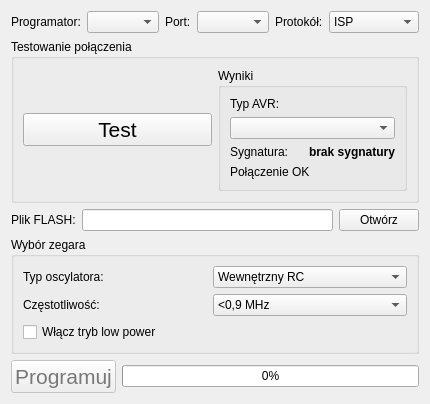
     <widget class="QWidget" name="SimplifiedProgrammingTab">
      <attribute name="title">
       <string>Programowanie uproszczone</string>
      </attribute>
      <layout class="QGridLayout" name="gridLayout_7">
       <item row="0" column="0">
        <layout class="QHBoxLayout" name="horizontalLayout_9">
         <item>
          <widget class="QLabel" name="ProgramatorLBL">
           <property name="text">
            <string>Programator:</string>
           </property>
          </widget>
         </item>
         <item>
          <widget class="QComboBox" name="ProgrammerCB">
           <property name="toolTip">
            <string>Wybierz typ posiadanego programatora.</string>
           </property>
          </widget>
         </item>
         <item>
          <widget class="QLabel" name="PortLBL">
           <property name="text">
            <string>Port:</string>
           </property>
          </widget>
         </item>
         <item>
          <widget class="QComboBox" name="PortCB">
           <property name="toolTip">
            <string>Do jakiego portu jest podłączony programator?</string>
           </property>
          </widget>
         </item>
         <item>
          <widget class="QLabel" name="ProtocolLBL">
           <property name="text">
            <string>Protokół:</string>
           </property>
          </widget>
         </item>
         <item>
          <widget class="QComboBox" name="ProtocolCB">
           <property name="toolTip">
            <string>Jaki protokół wykorzystać do programowania?</string>
           </property>
           <item>
            <property name="text">
             <string>ISP</string>
            </property>
           </item>
           <item>
            <property name="text">
             <string>JTAG</string>
            </property>
           </item>
           <item>
            <property name="text">
             <string>PDI</string>
            </property>
           </item>
           <item>
            <property name="text">
             <string>debugWire</string>
            </property>
           </item>
          </widget>
         </item>
        </layout>
       </item>
       <item row="1" column="0">
        <layout class="QHBoxLayout" name="horizontalLayout_10">
         <item>
          <widget class="QGroupBox" name="groupBox">
           <property name="title">
            <string>Testowanie połączenia</string>
           </property>
           <layout class="QGridLayout" name="gridLayout_8">
            <item row="0" column="0">
             <layout class="QHBoxLayout" name="horizontalLayout_12">
              <item>
               <widget class="QPushButton" name="ConnectionTestBtn">
                <property name="font">
                 <font>
                  <family>Arial</family>
                  <pointsize>16</pointsize>
                 </font>
                </property>
                <property name="toolTip">
                 <string>Testuje poprawność połączenia z AVR. Odczytana sygnatura umożliwia autodetekcję CPU</string>
                </property>
                <property name="text">
                 <string>Test</string>
                </property>
               </widget>
              </item>
              <item>
               <widget class="QGroupBox" name="groupBox_2">
                <property name="title">
                 <string>Wyniki</string>
                </property>
                <layout class="QGridLayout" name="gridLayout_9">
                 <item row="2" column="0">
                  <layout class="QVBoxLayout" name="verticalLayout">
                   <item>
                    <layout class="QHBoxLayout" name="horizontalLayout_19">
                     <item>
                      <widget class="QLabel" name="AVRSignatureLBL">
                       <property name="text">
                        <string>Sygnatura:</string>
                       </property>
                      </widget>
                     </item>
                     <item>
                      <widget class="QLabel" name="AVRSignatureValueLBL">
                       <property name="font">
                        <font>
                         <weight>75</weight>
                         <bold>true</bold>
                        </font>
                       </property>
                       <property name="text">
                        <string>brak sygnatury</string>
                       </property>
                      </widget>
                     </item>
                    </layout>
                   </item>
                  </layout>
                 </item>
                 <item row="4" column="0">
                  <widget class="QLabel" name="ConnectionOk">
                   <property name="text">
                    <string>Połączenie OK</string>
                   </property>
                  </widget>
                 </item>
                 <item row="0" column="0">
                  <widget class="QLabel" name="AVRTypeLBL">
                   <property name="text">
                    <string>Typ AVR:</string>
                   </property>
                  </widget>
                 </item>
                 <item row="1" column="0">
                  <widget class="QComboBox" name="AVRTypeCB">
                   <property name="toolTip">
                    <string>Typ programowanego mikrokontrolera. Wybierz &quot;Test&quot; dla automatycznego wyboru lub ustaw typ ręcznie.</string>
                   </property>
                  </widget>
                 </item>
                </layout>
               </widget>
              </item>
             </layout>
            </item>
           </layout>
          </widget>
         </item>
        </layout>
       </item>
       <item row="2" column="0">
        <layout class="QHBoxLayout" name="horizontalLayout_11">
         <item>
          <widget class="QLabel" name="FLASHFileLBL">
           <property name="text">
            <string>Plik FLASH:</string>
           </property>
          </widget>
         </item>
         <item>
          <widget class="QLineEdit" name="FLASHFileSimp"/>
         </item>
         <item>
          <widget class="QPushButton" name="FLASHFileSimpOpenBtn">
           <property name="toolTip">
            <string>Otwórz plik programu (w formacie Intel HEX). Towarzyszący mu plik z zawartością EEPROM zostanie odczytany automatycznie.</string>
           </property>
           <property name="text">
            <string>Otwórz</string>
           </property>
          </widget>
         </item>
        </layout>
       </item>
       <item row="3" column="0">
        <layout class="QHBoxLayout" name="horizontalLayout_13">
         <item>
          <widget class="QGroupBox" name="groupBox_3">
           <property name="title">
            <string>Wybór zegara</string>
           </property>
           <layout class="QGridLayout" name="gridLayout_10">
            <item row="0" column="0">
             <layout class="QVBoxLayout" name="verticalLayout_2">
              <item>
               <layout class="QHBoxLayout" name="horizontalLayout_14">
                <item>
                 <widget class="QLabel" name="OscillatorTypeLBL">
                  <property name="text">
                   <string>Typ oscylatora:</string>
                  </property>
                 </widget>
                </item>
               </layout>
              </item>
             </layout>
            </item>
            <item row="0" column="1">
             <widget class="QComboBox" name="OscillatorTypeCB">
              <item>
               <property name="text">
                <string>Wewnętrzny RC</string>
               </property>
              </item>
              <item>
               <property name="text">
                <string>Ceramiczny</string>
               </property>
              </item>
              <item>
               <property name="text">
                <string>Kwarcowy</string>
               </property>
              </item>
              <item>
               <property name="text">
                <string>Zewnętrzny do wejścia XTAL1</string>
               </property>
              </item>
             </widget>
            </item>
            <item row="1" column="0">
             <widget class="QLabel" name="OscFreqLBL">
              <property name="text">
               <string>Częstotliwość:</string>
              </property>
             </widget>
            </item>
            <item row="1" column="1">
             <widget class="QComboBox" name="OscFreqCB">
              <item>
               <property name="text">
                <string>&lt;0,9 MHz</string>
               </property>
              </item>
              <item>
               <property name="text">
                <string>0,9-3 MHz</string>
               </property>
              </item>
              <item>
               <property name="text">
                <string>3-8 MHz</string>
               </property>
              </item>
              <item>
               <property name="text">
                <string>&gt;8 MHz</string>
               </property>
              </item>
             </widget>
            </item>
            <item row="2" column="0">
             <widget class="QCheckBox" name="LowPowerOscCBox">
              <property name="toolTip">
               <string>Włącza tryb o niskim poborze energii (CKOPT niezaprogramowany). Stosowany wyłącznie dla częstotliwości &lt;8 MHz.</string>
              </property>
              <property name="statusTip">
               <string/>
              </property>
              <property name="whatsThis">
               <string/>
              </property>
              <property name="text">
               <string>Włącz tryb low power</string>
              </property>
             </widget>
            </item>
           </layout>
          </widget>
         </item>
        </layout>
       </item>
       <item row="4" column="0">
        <layout class="QHBoxLayout" name="horizontalLayout_15">
         <item>
          <widget class="QPushButton" name="SimpProgrammBtn">
           <property name="enabled">
            <bool>false</bool>
           </property>
           <property name="palette">
            <palette>
             <active>
              <colorrole role="WindowText">
               <brush brushstyle="SolidPattern">
                <color alpha="255">
                 <red>255</red>
                 <green>0</green>
                 <blue>0</blue>
                </color>
               </brush>
              </colorrole>
              <colorrole role="Text">
               <brush brushstyle="SolidPattern">
                <color alpha="255">
                 <red>255</red>
                 <green>0</green>
                 <blue>0</blue>
                </color>
               </brush>
              </colorrole>
              <colorrole role="ButtonText">
               <brush brushstyle="SolidPattern">
                <color alpha="255">
                 <red>255</red>
                 <green>0</green>
                 <blue>0</blue>
                </color>
               </brush>
              </colorrole>
             </active>
             <inactive>
              <colorrole role="WindowText">
               <brush brushstyle="SolidPattern">
                <color alpha="255">
                 <red>255</red>
                 <green>0</green>
                 <blue>0</blue>
                </color>
               </brush>
              </colorrole>
              <colorrole role="Text">
               <brush brushstyle="SolidPattern">
                <color alpha="255">
                 <red>255</red>
                 <green>0</green>
                 <blue>0</blue>
                </color>
               </brush>
              </colorrole>
              <colorrole role="ButtonText">
               <brush brushstyle="SolidPattern">
                <color alpha="255">
                 <red>255</red>
                 <green>0</green>
                 <blue>0</blue>
                </color>
               </brush>
              </colorrole>
             </inactive>
             <disabled>
              <colorrole role="WindowText">
               <brush brushstyle="SolidPattern">
                <color alpha="255">
                 <red>120</red>
                 <green>120</green>
                 <blue>120</blue>
                </color>
               </brush>
              </colorrole>
              <colorrole role="Text">
               <brush brushstyle="SolidPattern">
                <color alpha="255">
                 <red>120</red>
                 <green>120</green>
                 <blue>120</blue>
                </color>
               </brush>
              </colorrole>
              <colorrole role="ButtonText">
               <brush brushstyle="SolidPattern">
                <color alpha="255">
                 <red>120</red>
                 <green>120</green>
                 <blue>120</blue>
                </color>
               </brush>
              </colorrole>
             </disabled>
            </palette>
           </property>
           <property name="font">
            <font>
             <family>Arial</family>
             <pointsize>16</pointsize>
            </font>
           </property>
           <property name="toolTip">
            <string>Programuj i weryfikuj.</string>
           </property>
           <property name="text">
            <string>Programuj</string>
           </property>
          </widget>
         </item>
         <item>
          <widget class="QProgressBar" name="SimpProgrammProgressBar">
           <property name="value">
            <number>0</number>
           </property>
          </widget>
         </item>
        </layout>
       </item>
      </layout>
     </widget>
